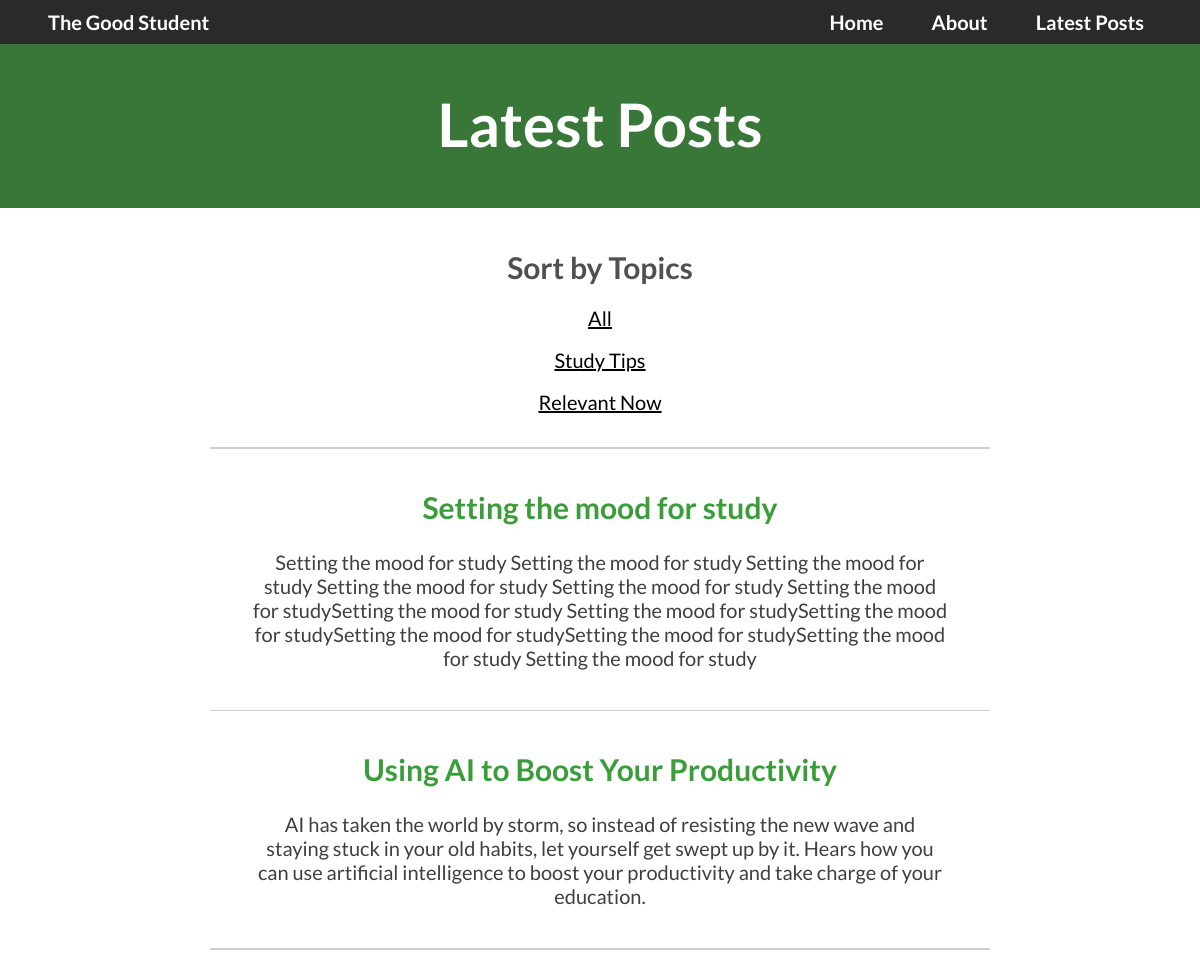
Screenshot of /latest-posts/ with the database file from the repository.
### base/models.py (models this page shows, shortened)
class Topic(models.Model):
    name = models.CharField(max_length=100)
    def __str__(self):
        return str(self.name)

class Post(models.Model):
    name = models.CharField(max_length = 200)
    topic = models.ForeignKey(Topic, null = True, on_delete=models.SET_NULL)
    url = models.CharField(null = True, blank = True, max_length=50)
    description = models.TextField(null = True, blank = True)
    image = models.ImageField(upload_to="base/static/base/images", default="")
    body1 = models.TextField(null = True, blank = True)
    body2 = models.TextField(null = True, blank = True)
    body3 = models.TextField(null = True, blank = True)
    updated = models.DateTimeField(auto_now = True)
    created = models.DateTimeField(auto_now_add = True)
    class Meta:
        ordering = ['-created']

### base/views.py (the view)
# urls.py: path('latest-posts/', views.latestPosts, name='latest-posts'),
def latestPosts(request):
    q = request.GET.get('q') if request.GET.get('q') != None else ''
    post = Post.objects.filter(topic__name__icontains=q)
    topics = Topic.objects.all()
    context = {"post":post,
               "topics": topics}
    return render(request, 'base/latest posts.html', context)

### base/templates/base/latest posts.html (shortened to what this page needs)
<!DOCTYPE html>
<html>
    {% extends 'main.html' %}
    {% load static %}
    {% block content %}
    <head>
    </head>
    <body>
        <div class="main-container">
            <nav class="header">
                <div class="header-left">The Good Student</div>
                <ul class="header-right">
                    <li class="navigation-buttons" ><a class="navigation-buttons" href="{% url 'home' %}">Home</a></li>
                    <li class="navigation-buttons" ><a class="navigation-buttons" href="{% url 'about' %}">About</a></li>
                    <li class="navigation-buttons" ><a class="navigation-buttons" href="{% url 'latest-posts' %}">Latest Posts</a></li>
                </ul>
            </nav>
            <div class="title">
                <h1>Latest Posts</h1>
            </div>
        <article class="content-container">
            <div class="browse-topics">
                <h2 class="topic-title">Sort by Topics</h2>
                <nav class="browse-topic-box">
                <a class="topic-link-link" href="{% url 'latest-posts' %}">All</a>
                {% for topic in topics %}
                <a class="topic-link-link" href="{% url 'latest-posts' %}?q={{topic.name}}">{{topic}}</a>
                {% endfor %}
                </nav>
            </div>
            <hr class="break">
            <div class="posts">
                {% for post in post %}
                <h2 class="post-title"><a class="post-title" href="{% url 'post' post.url %}">{{post.name}}</a></h2>
                <p class="post-description">{{post.description}}</p>
                <hr class="break">
                {% endfor %}
            </div>
        </article>
    </div>
    </body>
    {% endblock content %}

### templates/main.html (shortened to what this page needs)
<!DOCTYPE html>
<html>
    <head>
    </head>
    <body>
        {% block content %}
        {% endblock %}
    </body>
</html>

### base/templates/base/latest posts.html (style rules this page uses)
body { font-family: Lato, Arial; margin: 0; }
.content-container { margin: 2vh 0 0 0; }
.topic-link-link { text-decoration: underline; color: black; border: 0; padding: 5px; font-size: 4vw; margin-bottom: 1vh; }
.browse-topics { display: flex; flex-direction: column; align-items: center; text-align: center; background-color: rgb(255, 255, 255); margin-bottom: -2vh; }
.header { background-color: rgb(42, 42, 42); display: flex; align-items: center; justify-content: space-between; height: 3.5vh; width: 100%; position: fixed; top: 0; transition: top 0.5s; z-index: 100; padding: 1vh; }
.header-left { position: absolute; left: 4vw; color: white; font-size: 3.5vw; font-weight: bold; }
.header-right { display: flex; list-style-type: none; position: absolute; right: 6vw; }
.navigation-buttons { margin-left: 1vw; margin-right: 1vw; color: white; text-decoration: none; font-size: 3.5vw; font-weight: bold; }
.title { margin-top: 5vh; font-size: 11vw; margin-bottom: 0; color: rgb(255, 255, 255); background-color: rgb(57, 119, 57); width: 100%; padding-top: 1vh; padding-bottom: 1vh; text-align: center; font-size: 4vw; }
.topic-title { color: rgb(80, 80, 80); font-weight: bold; margin-bottom: 2vh; font-size: 6vw; }
.browse-topic-box { display: grid; grid-template-columns: 1 1 1; }
.break { margin: auto; height: 0.1vh; background-color: rgb(206, 206, 206); margin-top: 5vh; margin-bottom: 5vh; border: none; width: 80vw; border-radius: 1vw; }
.posts { margin: 0 10vw 0vw 10vw; }
.post-title { text-decoration: 0; color: black; text-align: center; color: rgb(57, 158, 57); font-size: 6.5vw; }
.post-description { font-weight: 0; color: rgb(63, 63, 63); text-align: center; font-size: 4vw; }
@media (min-width: 801px) { .header-left { font-size: 2.5vh; } }
@media (min-width: 801px) { .header-right { right: 4vw; } }
@media (min-width: 801px) { .navigation-buttons { font-size: 2.5vh; } }
@media (min-width: 801px) { .title { font-size: 30px; } }
@media (min-width: 801px) { .topic-title { font-size: 30px; } }
@media (min-width: 801px) { .topic-link-link { font-size: 20px; } }
@media (min-width: 801px) { .post-title { font-size: 30px; } }
@media (min-width: 801px) { .post-description { font-size: 20px; margin-left: 11vw; margin-right: 11vw; } }
@media (min-width: 801px) { .break { height: 0.2vh; width: 65vw; } }

### rows the page displays
Topic: name "Study Tips"
Topic: name "Relevant Now"
Post: name "Setting the mood for study", description "Setting the mood for study Setting the mood for study Setting the mood for study Setting the mood for study Setting the mood for study Setting the mood for studySetting the mood for study Setting the mood for studySetting the mood for studySetting the mood for studySetting the mood for studySetting the mood for study Setting the mood for study"
Post: name "Using AI to Boost Your Productivity", description "AI has taken the world by storm, so instead of resisting the new wave and staying stuck in your old habits, let yourself get swept up by it. Hears how you can use artificial intelligence to boost your productivity and take charge of your education."
